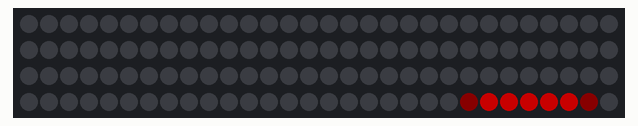
This sketch was run on a simulated Arduino Uno, built with avr-gcc and run on an emulated ATmega328P. On the bench: 120 RGB LEDs in strip order, left to right, continuing on the next row. Dim RGB values are drawn brighter than linear.

Above: at 6.2 s.

The sketch:

knightrider.ino.ino
```cpp
#include <FastLED.h>

#define NUM_LEDS 120
#define DATA_PIN 6 // Change this to the actual pin connected to your LED strip

CRGB leds[NUM_LEDS];

void knightRider(int red, int green, int blue, int ridingWidth, int delayDuration, int returnDelayDuration) {
  for (int i = 0; i < (NUM_LEDS - ridingWidth - 2); i++) {
    FastLED.clear();
    leds[i] = CRGB(red / 10, green / 10, blue / 10);
    for (int j = 1; j <= ridingWidth; j++) {
      leds[i + j] = CRGB(red, green, blue);
    }
    leds[i + ridingWidth + 1] = CRGB(red / 10, green / 10, blue / 10);
    FastLED.show();
    delay(delayDuration);
  }

  delay(returnDelayDuration);

  for (int i = (NUM_LEDS - ridingWidth - 2); i > 0; i--) {
    FastLED.clear();
    leds[i] = CRGB(red / 10, green / 10, blue / 10);
    for (int j = 1; j <= ridingWidth; j++) {
      leds[i + j] = CRGB(red, green, blue);
    }
    leds[i + ridingWidth + 1] = CRGB(red / 10, green / 10, blue / 10);
    FastLED.show();
    delay(delayDuration);
  }

  delay(returnDelayDuration);
}

void setup() {
  FastLED.addLeds<WS2812B, DATA_PIN, GRB>(leds, NUM_LEDS);
  FastLED.setBrightness(100); // Adjust brightness (0-255)
  FastLED.clear();
  FastLED.show();
}

void loop() {
  // Call the knightRider function with desired parameters
  knightRider(255, 0, 0, 5, 50, 1000);
  knightRider(0, 255, 0, 5, 50, 1000);
  knightRider(0, 0, 255, 5, 50, 1000); // Red, ridingWidth = 5, delayDuration = 50ms, returnDelayDuration = 1000ms
}
```
